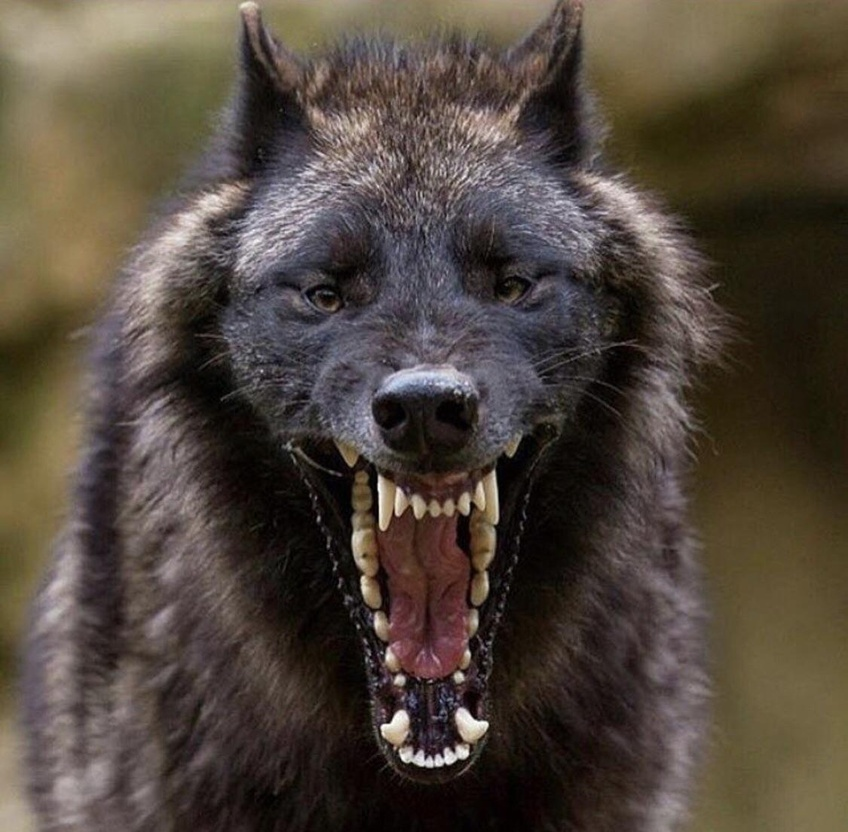
#> input picture woof.jpg, 848 x 832 px, shrunk from 1125 x 1105 before the run
$ python 'Part 2.py'
#> lines starting #> are read from the running program, lines starting #| are printed output that depends on the picture
import numpy as np
import matplotlib.pyplot as plt
from matplotlib.image import imread
from sklearn.decomposition import PCA


image = imread("woof.jpg")
#> image is the input picture: shape (832, 848, 3); mean R, G, B 80.9, 70.5, 60.8
plt.imshow(image)
plt.show()
print(image.shape)
#| (832, 848, 3)
image2 = image.sum(axis=2)
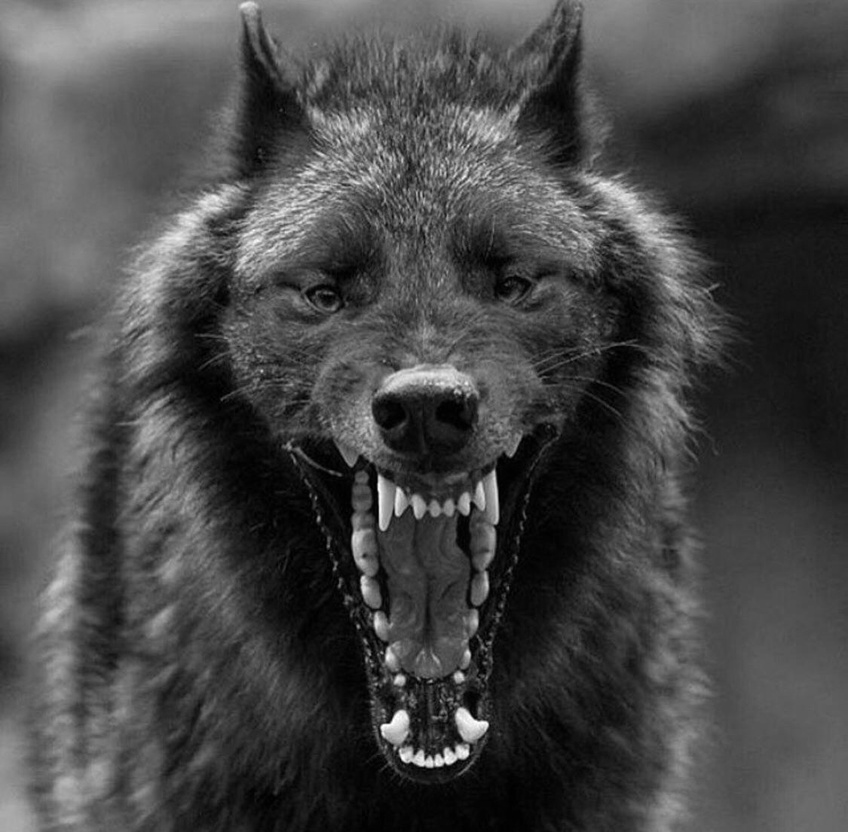
#> image2: shape (832, 848) uint64; min 0, max 757, mean 212.2; drawn with min black and max white
print(image2.shape)
#| (832, 848)
image_bw = image2/image2.max()
plt.imshow(image_bw)
plt.show()
print(image_bw.max())
#| 1.0
print(image_bw.shape)
#| (832, 848)

pca = PCA(n_components=500)
pca.fit_transform(image_bw)

explained_variance = pca.explained_variance_ratio_
components = np.arange(len(explained_variance))
explained_variance_percent = np.array(explained_variance) * 100

fig = plt.figure()
ax = fig.add_subplot(1, 1, 1)
ax.set_title('Explained variance by number of components')
ax.set_ylabel('Explained variance (%)')
ax.set_xlabel('Number of PCA components')
ax.plot(components, np.cumsum(explained_variance_percent))

ideal_number_of_components = 0
for variance in np.cumsum(explained_variance_percent):
    ideal_number_of_components += 1
    if variance >= 95:
        plt.axvline(x=ideal_number_of_components, color='black', linestyle=":")
        break
plt.axhline(y=95, color='r', linestyle=':')
plt.show()
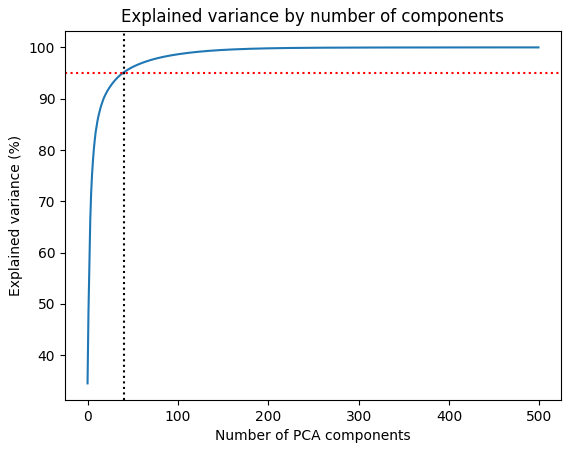
#> figure drawn by matplotlib, 1 panel; curve peaks at x = 499, y = 100

pca_ideal = PCA(n_components=ideal_number_of_components)
image_compressed = pca_ideal.fit_transform(image_bw)
image_decompressed = pca_ideal.inverse_transform(image_compressed)
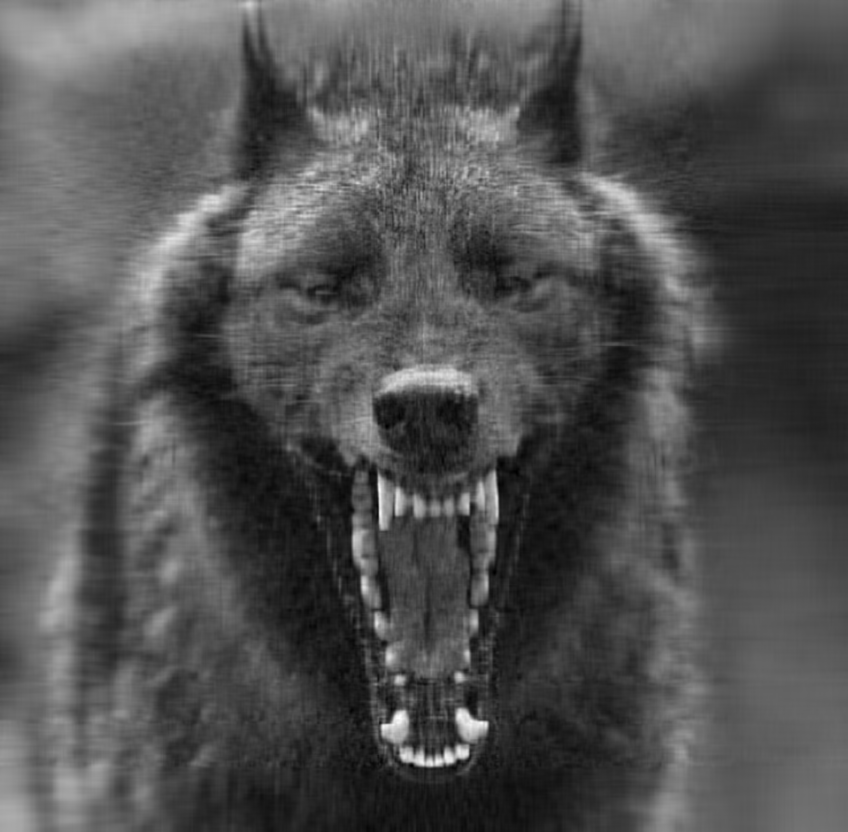
#> image_decompressed: shape (832, 848) float64; min -0.0779, max 1.04, mean 0.28; drawn with min black and max white

fig, axes = plt.subplots(1, 2, figsize=(10, 5))
axes[0].imshow(image_bw)
axes[0].set_title("Original")
axes[1].imshow(image_decompressed)
axes[1].set_title(f"Components: {ideal_number_of_components}")
plt.show()

fig2, axes2 = plt.subplots(2, 3, figsize=(12, 8))

pca_5 = PCA(n_components=5)
image_compressed = pca_5.fit_transform(image_bw)
#> image_compressed = 832 rows, first 6: [6.41, -2.75, 1.45, 0.311, -0.342], [6.43, -2.81, 1.39, 0.345, -0.303], [6.44, -2.86, 1.27, 0.392, -0.241], [6.42, -2.89, 1.17, 0.43, -0.202], [6.34, -2.91, 1.14, 0.442, -0.179], [6.29, -2.92, 1.15, 0.441, -0.18]
image_decompressed = pca_5.inverse_transform(image_compressed)
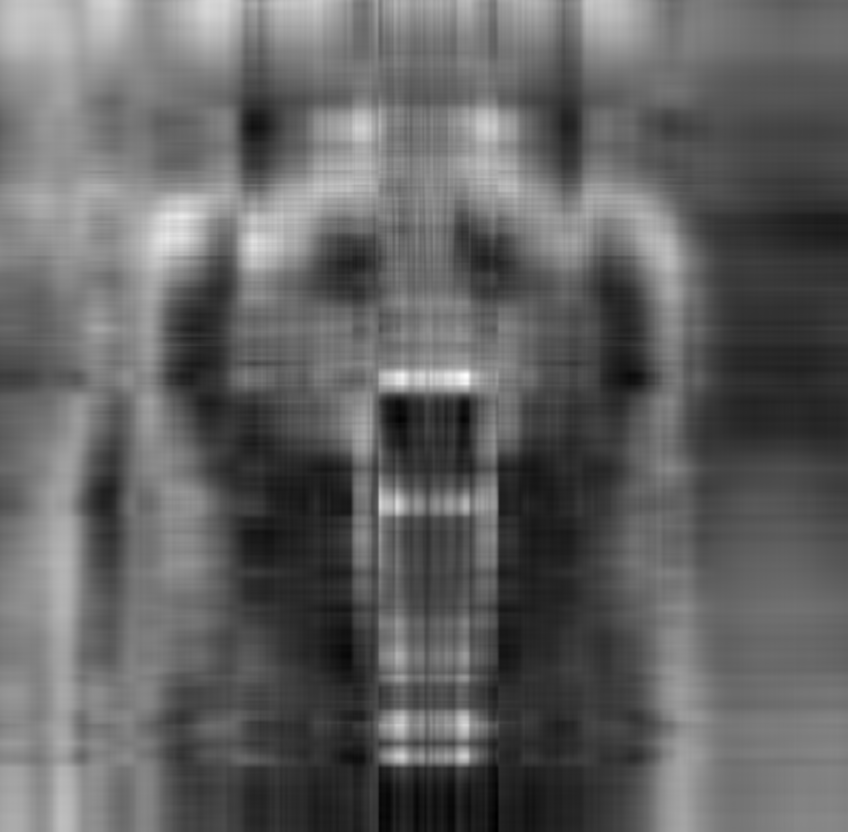
#> image_decompressed: shape (832, 848) float64; min -0.0707, max 0.833, mean 0.28; drawn with min black and max white
axes2[0, 0].imshow(image_decompressed)
axes2[0, 0].set_title("Components: 5")

pca_15 = PCA(n_components=15)
image_compressed = pca_15.fit_transform(image_bw)
image_decompressed = pca_15.inverse_transform(image_compressed)
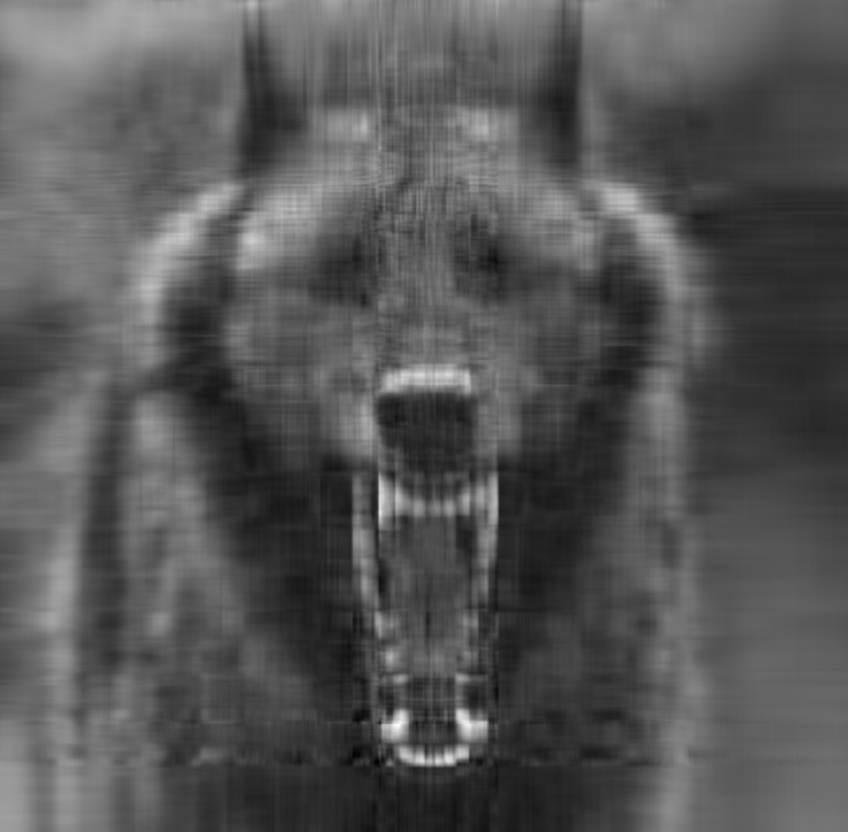
#> image_decompressed: shape (832, 848) float64; min -0.136, max 1.1, mean 0.28; drawn with min black and max white
axes2[0, 1].imshow(image_decompressed)
axes2[0, 1].set_title("Components: 15")

pca_30 = PCA(n_components=30)
image_compressed = pca_30.fit_transform(image_bw)
#> image_compressed: shape (832, 30) float64
image_decompressed = pca_30.inverse_transform(image_compressed)
axes2[0, 2].imshow(image_decompressed)
axes2[0, 2].set_title("Components: 30")

pca_50 = PCA(n_components=50)
image_compressed = pca_50.fit_transform(image_bw)
#> image_compressed: shape (832, 50) float64
image_decompressed = pca_50.inverse_transform(image_compressed)
axes2[1, 0].imshow(image_decompressed)
axes2[1, 0].set_title("Components: 50")

pca_70 = PCA(n_components=70)
image_compressed = pca_70.fit_transform(image_bw)
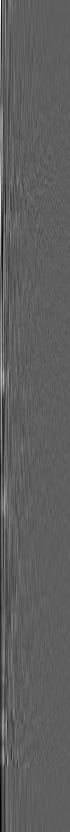
#> image_compressed: shape (832, 70) float64; min -3.85, max 6.44, mean 1.34e-17; drawn with min black and max white
image_decompressed = pca_70.inverse_transform(image_compressed)
axes2[1, 1].imshow(image_decompressed)
axes2[1, 1].set_title("Components: 70")

pca_100 = PCA(n_components=100)
image_compressed = pca_100.fit_transform(image_bw)
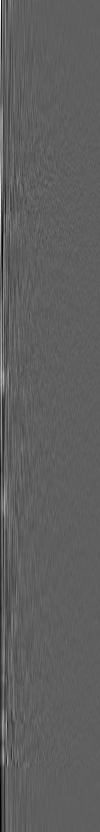
#> image_compressed: shape (832, 100) float64; min -3.85, max 6.44, mean 7e-18; drawn with min black and max white
image_decompressed = pca_100.inverse_transform(image_compressed)
axes2[1, 2].imshow(image_decompressed)
axes2[1, 2].set_title("Components: 100")

plt.show()
